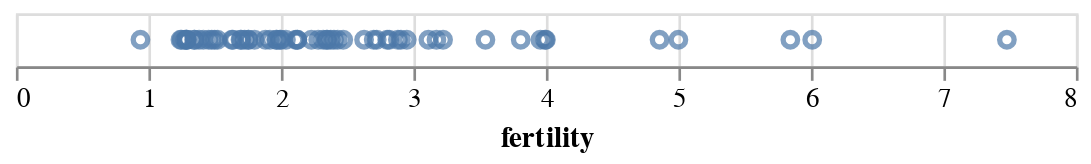

The notebook cell saved with this chart:
### Markdown cell above
### 3.1 X

- `x` 인코딩 채널로 마크의 수평 위치, x 좌표를 설정한다. 
  - 축의 제목은 자동적으로 지정된다. 
  - 아래 차트에서 데이터 유형을 `Q`로 지정하였으므로, 연속적인 선형 축 스케일로 자동 처리되었다.

### Code cell
alt.Chart(data2000).mark_point().encode(
    alt.X('fertility:Q')
)

### Figure 1 — Vega-Lite specification as saved in the notebook (floating-point values rounded to 4 significant figures)
{"config": {"view": {"continuousWidth": 400, "continuousHeight": 300}}, "data": {"name": "data-fdeb0b749a6385830bd1445d39ad6ea0"}, "mark": "point", "encoding": {"x": {"type": "quantitative", "field": "fertility"}}, "$schema": "https://vega.github.io/schema/vega-lite/v4.8.1.json", "datasets": {"data-fdeb0b749a6385830bd1445d39ad6ea0": [{"year": 2000, "country": "Afghanistan", "cluster": 0, "pop": 23898198, "life_expect": 42.13, "fertility": 7.479}, {"year": 2000, "country": "Argentina", "cluster": 3, "pop": 37497728, "life_expect": 74.34, "fertility": 2.35}, {"year": 2000, "country": "Aruba", "cluster": 3, "pop": 69539, "life_expect": 73.45, "fertility": 2.124}, {"year": 2000, "country": "Australia", "cluster": 4, "pop": 19164620, "life_expect": 80.37, "fertility": 1.756}, {"year": 2000, "country": "Austria", "cluster": 1, "pop": 8113413, "life_expect": 78.98, "fertility": 1.382}, {"year": 2000, "country": "Bahamas", "cluster": 3, "pop": 290075, "life_expect": 71.07, "fertility": 2.111}, {"year": 2000, "country": "Bangladesh", "cluster": 0, "pop": 130406594, "life_expect": 62.01, "fertility": 3.224}, {"year": 2000, "country": "Barbados", "cluster": 3, "pop": 273483, "life_expect": 75.97, "fertility": 1.5}, {"year": 2000, "country": "Belgium", "cluster": 1, "pop": 10263618, "life_expect": 78.32, "fertility": 1.638}, {"year": 2000, "country": "Bolivia", "cluster": 3, "pop": 8152620, "life_expect": 63.88, "fertility": 3.958}, {"year": 2000, "country": "Brazil", "cluster": 3, "pop": 175552771, "life_expect": 71.01, "fertility": 2.345}, {"year": 2000, "country": "Canada", "cluster": 3, "pop": 31278097, "life_expect": 79.77, "fertility": 1.522}, {"year": 2000, "country": "Chile", "cluster": 3, "pop": 15153450, "life_expect": 77.86, "fertility": 2.0}, {"year": 2000, "country": "China", "cluster": 4, "pop": 1262645000, "life_expect": 72.03, "fertility": 1.7}, {"year": 2000, "country": "Colombia", "cluster": 3, "pop": 39685655, "life_expect": 71.68, "fertility": 2.47}, {"year": 2000, "country": "Costa Rica", "cluster": 3, "pop": 3710558, "life_expect": 78.12, "fertility": 2.281}, {"year": 2000, "country": "Croatia", "cluster": 1, "pop": 4410830, "life_expect": 74.88, "fertility": 1.348}, {"year": 2000, "country": "Cuba", "cluster": 3, "pop": 11134273, "life_expect": 77.16, "fertility": 1.63}, {"year": 2000, "country": "Dominican Republic", "cluster": 3, "pop": 8385828, "life_expect": 70.85, "fertility": 2.95}, {"year": 2000, "country": "Ecuador", "cluster": 3, "pop": 12505204, "life_expect": 74.17, "fertility": 2.817}, {"year": 2000, "country": "Egypt", "cluster": 5, "pop": 70492342, "life_expect": 69.81, "fertility": 3.174}, {"year": 2000, "country": "El Salvador", "cluster": 3, "pop": 6122515, "life_expect": 70.73, "fertility": 2.883}, {"year": 2000, "country": "Finland", "cluster": 1, "pop": 5168595, "life_expect": 78.37, "fertility": 1.754}, {"year": 2000, "country": "France", "cluster": 1, "pop": 59381628, "life_expect": 79.59, "fertility": 1.883}, {"year": 2000, "country": "Georgia", "cluster": 1, "pop": 4777209, "life_expect": 70.48, "fertility": 1.478}, {"year": 2000, "country": "Germany", "cluster": 1, "pop": 82187909, "life_expect": 78.67, "fertility": 1.346}, {"year": 2000, "country": "Greece", "cluster": 1, "pop": 10559110, "life_expect": 78.26, "fertility": 1.277}, {"year": 2000, "country": "Grenada", "cluster": 3, "pop": 89312, "life_expect": 67.75, "fertility": 2.429}, {"year": 2000, "country": "Haiti", "cluster": 3, "pop": 7306302, "life_expect": 58.14, "fertility": 4.0}, {"year": 2000, "country": "Hong Kong", "cluster": 4, "pop": 6658720, "life_expect": 81.5, "fertility": 0.94}, {"year": 2000, "country": "Iceland", "cluster": 1, "pop": 281043, "life_expect": 80.5, "fertility": 1.993}, {"year": 2000, "country": "India", "cluster": 0, "pop": 1007702000, "life_expect": 62.88, "fertility": 3.113}, {"year": 2000, "country": "Indonesia", "cluster": 4, "pop": 206265000, "life_expect": 68.59, "fertility": 2.376}, {"year": 2000, "country": "Iran", "cluster": 5, "pop": 65660289, "life_expect": 69.45, "fertility": 2.124}, {"year": 2000, "country": "Iraq", "cluster": 5, "pop": 22675617, "life_expect": 57.05, "fertility": 4.858}, {"year": 2000, "country": "Ireland", "cluster": 1, "pop": 3791690, "life_expect": 77.78, "fertility": 1.969}, {"year": 2000, "country": "Israel", "cluster": 5, "pop": 5842454, "life_expect": 79.7, "fertility": 2.906}, {"year": 2000, "country": "Italy", "cluster": 1, "pop": 57719337, "life_expect": 80.24, "fertility": 1.286}, {"year": 2000, "country": "Jamaica", "cluster": 3, "pop": 2615467, "life_expect": 72.05, "fertility": 2.628}, {"year": 2000, "country": "Japan", "cluster": 4, "pop": 126699784, "life_expect": 82.0, "fertility": 1.291}, {"year": 2000, "country": "Kenya", "cluster": 2, "pop": 29985839, "life_expect": 50.99, "fertility": 5.0}, {"year": 2000, "country": "South Korea", "cluster": 4, "pop": 21647682, "life_expect": 66.66, "fertility": 1.917}, {"year": 2000, "country": "North Korea", "cluster": 4, "pop": 47351083, "life_expect": 77.05, "fertility": 1.242}, {"year": 2000, "country": "Lebanon", "cluster": 5, "pop": 3578036, "life_expect": 71.03, "fertility": 2.319}, {"year": 2000, "country": "Mexico", "cluster": 3, "pop": 99926620, "life_expect": 74.9, "fertility": 2.401}, {"year": 2000, "country": "Netherlands", "cluster": 1, "pop": 15907853, "life_expect": 78.53, "fertility": 1.726}, {"year": 2000, "country": "New Zealand", "cluster": 4, "pop": 3819762, "life_expect": 79.11, "fertility": 1.964}, {"year": 2000, "country": "Nigeria", "cluster": 2, "pop": 114306700, "life_expect": 46.61, "fertility": 5.845}, {"year": 2000, "country": "Norway", "cluster": 1, "pop": 4492400, "life_expect": 79.05, "fertility": 1.801}, {"year": 2000, "country": "Pakistan", "cluster": 0, "pop": 146342958, "life_expect": 63.61, "fertility": 3.994}, {"year": 2000, "country": "Peru", "cluster": 3, "pop": 25979722, "life_expect": 69.91, "fertility": 2.7}, {"year": 2000, "country": "Philippines", "cluster": 4, "pop": 79739825, "life_expect": 70.3, "fertility": 3.544}, {"year": 2000, "country": "Poland", "cluster": 1, "pop": 38654164, "life_expect": 74.67, "fertility": 1.251}, {"year": 2000, "country": "Portugal", "cluster": 1, "pop": 10335597, "life_expect": 77.29, "fertility": 1.454}, {"year": 2000, "country": "Rwanda", "cluster": 2, "pop": 7507056, "life_expect": 43.41, "fertility": 6.01}, {"year": 2000, "country": "Saudi Arabia", "cluster": 5, "pop": 23153090, "life_expect": 71.63, "fertility": 3.81}, {"year": 2000, "country": "South Africa", "cluster": 2, "pop": 44066197, "life_expect": 53.37, "fertility": 2.802}, {"year": 2000, "country": "Spain", "cluster": 1, "pop": 40016081, "life_expect": 79.78, "fertility": 1.287}, {"year": 2000, "country": "Switzerland", "cluster": 1, "pop": 7266920, "life_expect": 80.62, "fertility": 1.415}, {"year": 2000, "country": "Turkey", "cluster": 1, "pop": 65666677, "life_expect": 70.84, "fertility": 2.23}, {"year": 2000, "country": "United Kingdom", "cluster": 1, "pop": 59522468, "life_expect": 78.47, "fertility": 1.695}, {"year": 2000, "country": "United States", "cluster": 3, "pop": 282338631, "life_expect": 77.31, "fertility": 2.038}, {"year": 2000, "country": "Venezuela", "cluster": 3, "pop": 23542649, "life_expect": 72.77, "fertility": 2.723}]}}
